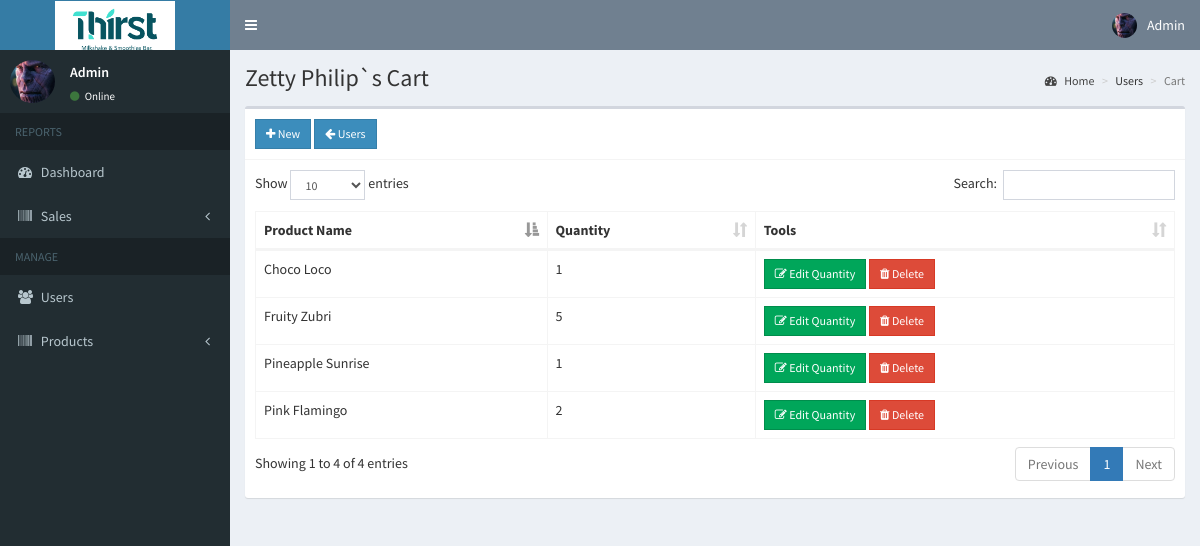
Screenshot of /admin/cart.php?user=13 (signed in) with the database file from the repository.
### tables this page shows
CREATE TABLE `users` (
  `id` int(11) NOT NULL,
  `email` varchar(200) NOT NULL,
  `password` varchar(60) NOT NULL,
  `type` int(1) NOT NULL,
  `firstname` varchar(50) NOT NULL,
  `lastname` varchar(50) NOT NULL,
  `address` text NOT NULL,
  `contact_info` varchar(100) NOT NULL,
  `photo` varchar(200) NOT NULL,
  `reset_code` varchar(15) NOT NULL,
  `created_on` date NOT NULL
);

CREATE TABLE `cart` (
  `id` int(11) NOT NULL,
  `user_id` int(11) NOT NULL,
  `product_id` int(11) NOT NULL,
  `quantity` int(11) NOT NULL
);

CREATE TABLE `products` (
  `id` int(8) NOT NULL,
  `name` varchar(255) NOT NULL,
  `cat_id` int(5) NOT NULL,
  `image` text NOT NULL,
  `price` double(10,2) NOT NULL,
  `description` text NOT NULL,
  `avail` int(11) NOT NULL
);

### admin/includes/session.php (called while the page is built, shortened)
<?php
    include '../includes/connect.php';
	$conn = $pdo->open();
	$stmt = $conn->prepare("SELECT * FROM users WHERE id=:id");
	$stmt->execute(['id'=>$_SESSION['admin']]);
	$admin = $stmt->fetch();
?>

### admin/cart.php (the view, shortened to what this page needs)
<?php include 'includes/session.php'; ?>
<?php
  if(!isset($_GET['user'])){
    header('location: users.php');
    exit();
  }
  else{
    $conn = $pdo->open();
    $stmt = $conn->prepare("SELECT * FROM users WHERE id=:id");
    $stmt->execute(['id'=>$_GET['user']]);
    $user = $stmt->fetch();
  }
?>
<?php include 'includes/header.php'; ?>
<body class="hold-transition skin-blue sidebar-mini">
<div class="wrapper">
  <?php include 'includes/navbar.php'; ?>
  <?php include 'includes/menubar.php'; ?>
  <div class="content-wrapper">
    <section class="content-header">
      <h1>
        <?php echo $user['firstname'].' '.$user['lastname'].'`s Cart' ?>
      </h1>
      <ol class="breadcrumb">
        <li><a href="#"><i class="fa fa-dashboard"></i> Home</a></li>
        <li>Users</li>
        <li class="active">Cart</li>
      </ol>
    </section>
    <section class="content">
      <div class="row">
        <div class="col-xs-12">
          <div class="box">
            <div class="box-header with-border">
              <a href="#addnew" data-toggle="modal" id="add" data-id="<?php echo $user['id']; ?>" class="btn btn-primary btn-sm btn-flat"><i class="fa fa-plus"></i> New</a>
              <a href="users.php" class="btn btn-sm btn-primary btn-flat"><i class="fa fa-arrow-left"></i> Users</a>
            </div>
            <div class="box-body">
              <table id="example1" class="table table-bordered">
                <thead>
                  <th>Product Name</th>
                  <th>Quantity</th>
                  <th>Tools</th>
                </thead>
                <tbody>
                  <?php
                    $conn = $pdo->open();
                    try{
                      $stmt = $conn->prepare("SELECT *, cart.id AS cartid FROM cart LEFT JOIN products ON products.id=cart.product_id WHERE user_id=:user_id");
                      $stmt->execute(['user_id'=>$user['id']]);
                      foreach($stmt as $row){
                        echo "
                          <tr>
                            <td>".$row['name']."</td>
                            <td>".$row['quantity']."</td>
                            <td>
                              <button class='btn btn-success btn-sm edit btn-flat' data-id='".$row['cartid']."'><i class='fa fa-edit'></i> Edit Quantity</button>
                              <button class='btn btn-danger btn-sm delete btn-flat' data-id='".$row['cartid']."'><i class='fa fa-trash'></i> Delete</button>
                            </td>
                          </tr>
                        ";
                      }
                    }
                    catch(PDOException $e){
                      echo $e->getMessage();
                    }
                  ?>
                </tbody>
              </table>
            </div>
          </div>
        </div>
      </div>
    </section>
  </div>
</div>
</body>
</html>

### admin/includes/navbar.php (shortened to what this page needs)
<header class="main-header">
  <a href="home.php" class="logo">
    <span class="logo-lg"><img src="../images/logo.png" width="120px" style="background-color: white"></span>
  </a>
  <nav class="navbar navbar-static-top">
    <a href="#" class="sidebar-toggle" data-toggle="push-menu" role="button">
    </a>
    <div class="navbar-custom-menu">
      <ul class="nav navbar-nav">
        <li class="dropdown user user-menu">
          <a href="#" class="dropdown-toggle" data-toggle="dropdown">
            <img src="<?php echo (!empty($admin['photo'])) ? '../images/'.$admin['photo'] : '../images/profile.jpg'; ?>" class="user-image" alt="User Image">
            <span class="hidden-xs"><?php echo $admin['firstname'].' '.$admin['lastname']; ?></span>
          </a>
        </li>
      </ul>
    </div>
  </nav>
</header>

### admin/includes/menubar.php (shortened to what this page needs)
<aside class="main-sidebar">
  <section class="sidebar">
    <div class="user-panel">
      <div class="pull-left image">
        <img src="<?php echo (!empty($admin['photo'])) ? '../images/'.$admin['photo'] : '../images/profile.jpg'; ?>" class="img-circle" alt="User Image">
      </div>
      <div class="pull-left info">
        <p><?php echo $admin['firstname'].' '.$admin['lastname']; ?></p>
        <a><i class="fa fa-circle text-success"></i> Online</a>
      </div>
    </div>
    <ul class="sidebar-menu" data-widget="tree">
      <li class="header">REPORTS</li>
      <li><a href="home.php"><i class="fa fa-dashboard"></i> <span>Dashboard</span></a></li>
       <li class="treeview">
        <a href="#">
          <i class="fa fa-barcode"></i>
          <span>Sales</span>
          <span class="pull-right-container">
            <i class="fa fa-angle-left pull-right"></i>
          </span>
        </a>
      </li>
      <li class="header">MANAGE</li>
      <li><a href="users.php"><i class="fa fa-users"></i> <span>Users</span></a></li>
      <li class="treeview">
        <a href="#">
          <i class="fa fa-barcode"></i>
          <span>Products</span>
          <span class="pull-right-container">
            <i class="fa fa-angle-left pull-right"></i>
          </span>
        </a>
      </li>
    </ul>
  </section>
</aside>

### rows the page displays
users: photo (picture), firstname "Admin"
users: firstname "Zetty", lastname "Philip"
cart: product.name "Choco Loco", quantity "1"
cart: product.name "Pink Flamingo", quantity "2"
cart: product.name "Pineapple Sunrise", quantity "1"
cart: product.name "Fruity Zubri", quantity "5"
